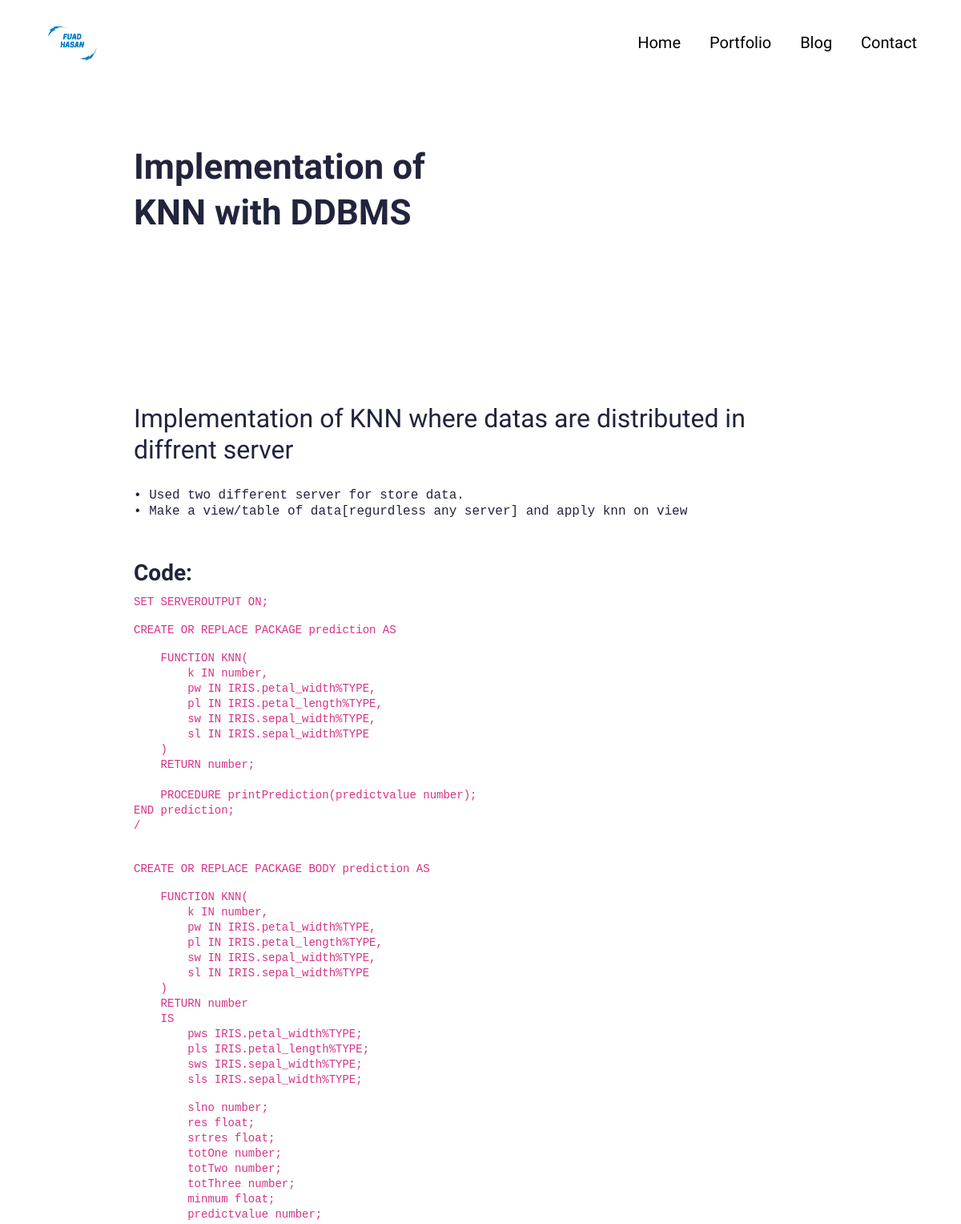
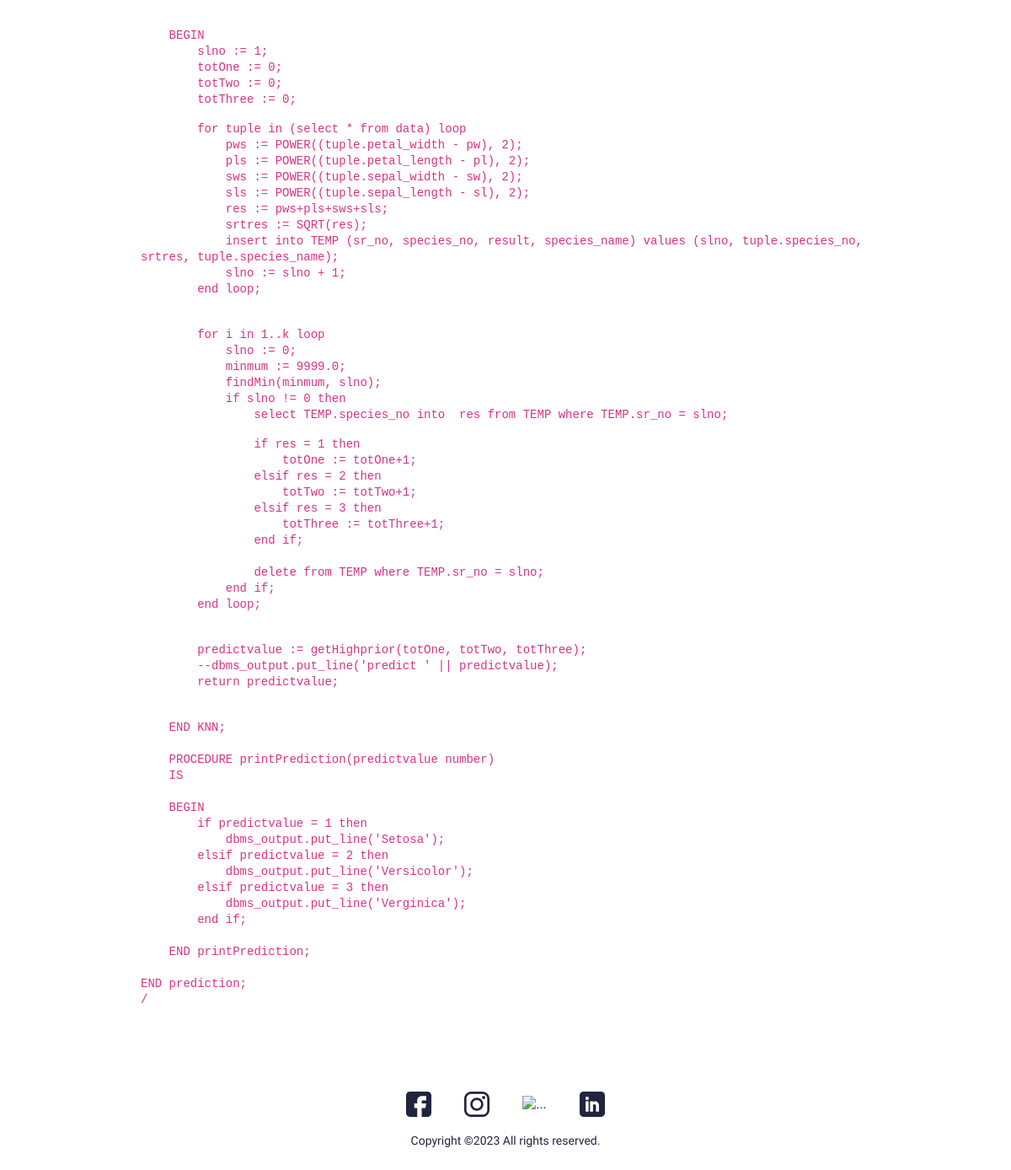
The page /portfolio/implementation-of-knn-with-ddbms on the database its author committed (2 pictures, top to bottom).
### main/models.py (models this page shows, shortened)
class Portfolio(models.Model):
    class Meta:
        verbose_name_plural = 'Portfolio Profiles'
        verbose_name = 'Portfolio'
        ordering = ["name"]
    date = models.DateTimeField(blank=True, null=True)
    name = models.CharField(max_length=200, blank=True, null=True)
    description = models.CharField(max_length=500, blank=True, null=True)
    body = RichTextField(blank=True, null=True)
    image = models.ImageField(blank=True, null=True, upload_to="portfolio")
    slug = models.SlugField(null=True, blank=True)
    is_active = models.BooleanField(default=True)

### main/views.py (the view)
# urls.py: path('portfolio/<slug:slug>', views.PortfolioDetailView.as_view(), name="portfolio"),
class PortfolioDetailView(generic.DetailView):
	model = Portfolio
	template_name = "main/portfolio-detail.html"

### resume_app/context_processors.py (called while the page is built)
def project_context(request):
	context = {
		'me': User.objects.first(),
	}
	return context

### main/templates/main/portfolio-detail.html (shortened to what this page needs)
{% extends 'main/base.html' %}
{% load static %}
{% block content %}
<section>
  <div class="innerPageBannerCol">
    <div class="container">
      <div class="row g-4 g-md-3  align-items-center">
        <div class="col-md-6">
          <div class="bannerContent">
            <h1 class="xlTitle pb-md-3">{{object.name}}</h1>
          </div>
        </div>
      </div>
    </div>
  </div>
</section>
<section>
  <div class="sectionSpaceSm">
    <div class="container">
      {{object.body|safe}}
    </div>
  </div>
</section>
{%endblock%}

### static/css/style.css (style rules this page uses)
:root { --primaryColor: #9C07B6; --primaryDarkColor: #3D0048; --primaryHoverColor: #900AA8; --secondaryColor: #F9B000; --baseColor: #21243D; --baseFont: 'Heebo', sans-serif; --titleFont: 'Courier Prime', monospace; --regular: 400; --medium: 500; --bold: 700; --black: 900; --lightBg: #F1F1F1; }
html { scroll-behavior: smooth; }
body { font-family: var(--baseFont); color: var(--baseColor); line-height: normal; }
.xlTitle { font-size: 44px; line-height: 1.3; font-weight: var(--bold); font-family: var(--titleFont) }
.sectionSpaceSm { padding: 35px 0; }
.innerPageBannerCol { padding: 180px 0 150px; }
@media (min-width:992px) { .container, .container-lg, .container-md, .container-sm, .container-xl, .container-xxl { max-width: 890px; } }

### rows shown on the page
Portfolio: name "Implementation of KNN with DDBMS", body "Implementation of KNN where datas are distributed in diffrent server • Used two different server for store data. • Make a view/table of data[regurdless any server] and apply knn on view Code: SET SERVEROUTPUT ON; CREATE OR REPLACE PACKAGE prediction AS FUNCTION KNN( k IN number, pw IN IRIS.petal_width%TYPE, pl IN IRIS.petal_length%TYPE, sw IN IRIS.sepal_width%TYPE, sl IN IRIS.sepal_width%TYPE ) RETURN number; PROCEDURE printPrediction(predictvalue number); END prediction; / CREATE OR REPLACE PACKAGE BODY prediction AS FUNCTION KNN( k IN number, pw IN IRIS.petal_width%TYPE, pl IN IRIS.petal_length%TYPE, sw IN IRIS.sepal_width%TYPE, sl IN IRIS.sepal_width%TYPE ) RETURN number IS pws…"
